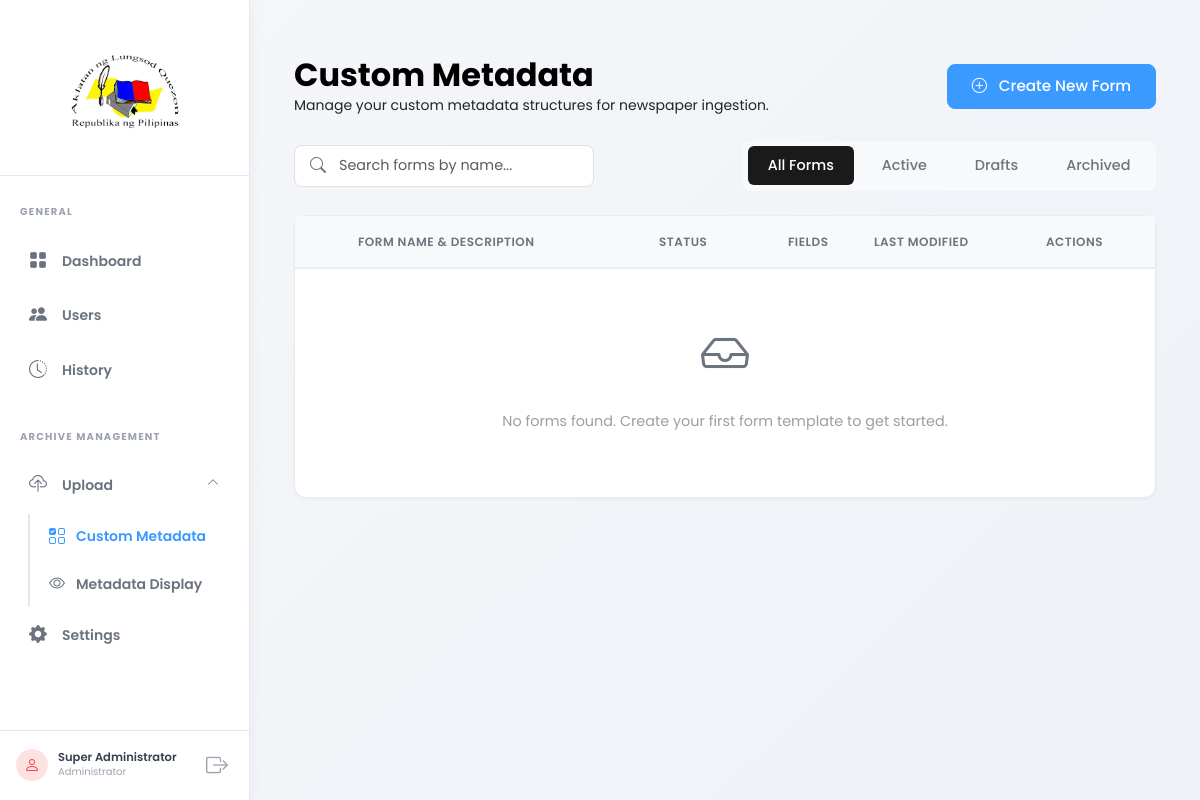
The page /admin_pages/form-library.php (signed in) on the database as committed earlier.
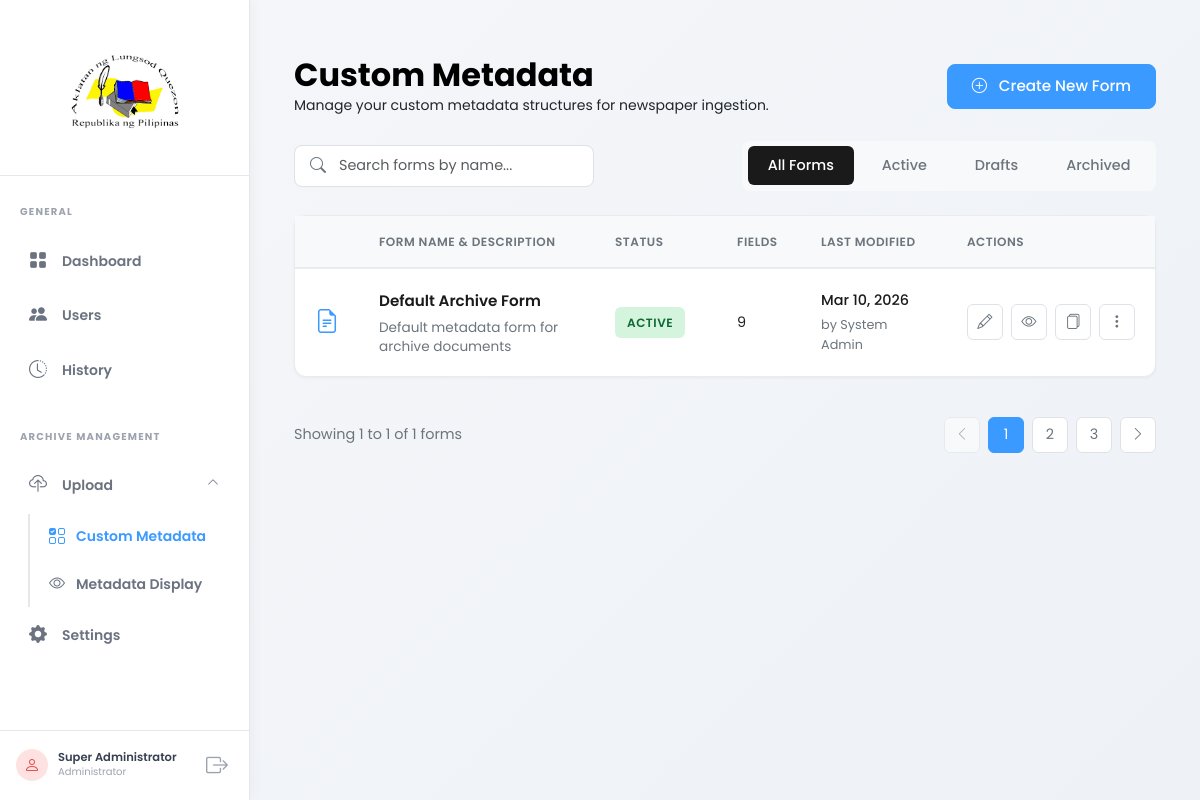
The same page on the database as committed later.
### tables this page shows
CREATE TABLE IF NOT EXISTS form_templates (
    id INT PRIMARY KEY AUTO_INCREMENT,
    name VARCHAR(255) NOT NULL,
    description TEXT DEFAULT NULL,
    status ENUM('draft', 'active', 'archived') DEFAULT 'draft',
    is_active TINYINT(1) DEFAULT 0 COMMENT '1 = currently active template, 0 = inactive',
    created_at DATETIME DEFAULT CURRENT_TIMESTAMP,
    updated_at DATETIME DEFAULT CURRENT_TIMESTAMP ON UPDATE CURRENT_TIMESTAMP,
    INDEX idx_status (status),
    INDEX idx_is_active (is_active)
);

### admin_pages/form-library.php (called while the page is built, shortened)
<?php
require_once __DIR__ . '/../backend/core/functions.php';
$stmt = $pdo->query("
    SELECT
        ft.*,
        COUNT(ff.id) as field_count
    FROM form_templates ft
    LEFT JOIN form_fields ff ON ft.id = ff.form_id
    GROUP BY ft.id
    ORDER BY ft.updated_at DESC
");
$formTemplates = $stmt->fetchAll();
include __DIR__ . '/../views/form-library.php';

### views/form-library.php (the view, shortened to what the changed rows need)
<?php
include __DIR__ . '/layouts/header.php';
?>
<link rel="stylesheet" href="../assets/css/admin_pages/form-library.css">
<div class="container-fluid py-4">
    <div class="page-header mb-4" style="margin-top: 0 !important; padding-top: 0 !important;">
        <div>
            <h1 class="fw-bold m-0" style="font-size: 32px; color: #000; font-family: 'Poppins', sans-serif;">Custom
                Metadata</h1>
        </div>
    </div>
    <div class="table-container">
        <table class="forms-table" id="formTemplatesTable">
            <thead>
                <tr>
                    <th width="5%"></th>
                    <th width="35%">FORM NAME & DESCRIPTION</th>
                    <th width="15%">STATUS</th>
                    <th width="10%">FIELDS</th>
                    <th width="20%">LAST MODIFIED</th>
                    <th width="15%">ACTIONS</th>
                </tr>
            </thead>
            <tbody>
                <?php if (empty($formTemplates)): ?>
                    <tr>
                        <td colspan="6" class="text-center py-5">
                            <i class="bi bi-inbox" style="font-size: 3rem; color: #6c757d;"></i>
                            <p class="text-muted mt-3">No forms found. Create your first form template to get started.</p>
                        </td>
                    </tr>
                <?php else: ?>
                    <?php foreach ($formTemplates as $template): ?>
                        <tr class="form-template-row" data-status="<?= htmlspecialchars($template['status']) ?>"
                            data-name="<?= htmlspecialchars(strtolower($template['name'])) ?>"
                            data-description="<?= htmlspecialchars(strtolower($template['description'] ?? '')) ?>">
                            <td class="text-center">
                                <i class="bi bi-file-earmark-text form-icon"></i>
                            </td>
                            <td>
                                <div class="form-name"><?= htmlspecialchars($template['name']) ?></div>
                                <div class="form-description">
                                    <?= htmlspecialchars($template['description'] ?? 'No description') ?></div>
                            </td>
                            <td>
                                <?php if ($template['is_active']): ?>
                                    <span class="status-badge status-active">ACTIVE</span>
                                <?php elseif ($template['status'] === 'draft'): ?>
                                    <span class="status-badge status-draft">DRAFT</span>
                                <?php else: ?>
                                    <span class="status-badge status-archived">ARCHIVED</span>
                                <?php endif; ?>
                            </td>
                            <td><?= $template['field_count'] ?></td>
                            <td>
                                <div class="last-modified-date"><?= date('M j, Y', strtotime($template['updated_at'])) ?></div>
                                <div class="last-modified-by">by System Admin</div>
                            </td>
                            <td>
                                <div class="action-buttons">
                                    <button class="btn-action edit-form" data-form-id="<?= $template['id'] ?>" title="Edit">
                                        <i class="bi bi-pencil"></i>
                                    </button>
                                    <button class="btn-action preview-form" data-form-id="<?= $template['id'] ?>"
                                        title="Preview">
                                        <i class="bi bi-eye"></i>
                                    </button>
                                    <button class="btn-action duplicate-form" data-form-id="<?= $template['id'] ?>"
                                        title="Duplicate">
                                        <i class="bi bi-files"></i>
                                    </button>
                                    <div class="dropdown d-inline">
                                        <button class="btn-action" data-bs-toggle="dropdown" title="More">
                                            <i class="bi bi-three-dots-vertical"></i>
                                        </button>
                                    </div>
                                </div>
                            </td>
                        </tr>
                    <?php endforeach; ?>
                <?php endif; ?>
            </tbody>
        </table>
    </div>
    <?php if (!empty($formTemplates)): ?>
        <div class="pagination-container mt-4">
            <div class="pagination-info">
                Showing 1 to <?= min(10, count($formTemplates)) ?> of <?= count($formTemplates) ?> forms
            </div>
            <div class="pagination-controls">
                <button class="page-btn" disabled><i class="bi bi-chevron-left"></i></button>
                <button class="page-btn active">1</button>
                <button class="page-btn">2</button>
                <button class="page-btn">3</button>
                <button class="page-btn"><i class="bi bi-chevron-right"></i></button>
            </div>
        </div>
    <?php endif; ?>
</div>
<?php include __DIR__ . '/layouts/footer.php'; ?>

Rows that differ between the two databases and show on the page:
added form_templates: name "Default Archive Form", description "Default metadata form for archive documents", is_active "ACTIVE", field_count "9", updated_at "Mar 10, 2026"
Other text that changed with them:
min(10, count($formTemplates)): (not shown) → "1"
count($formTemplates): (not shown) → "1"
text no longer shown: "No forms found. Create your first form template to get started."
text now shown: "Showing 1 to of forms 1 2 3"
